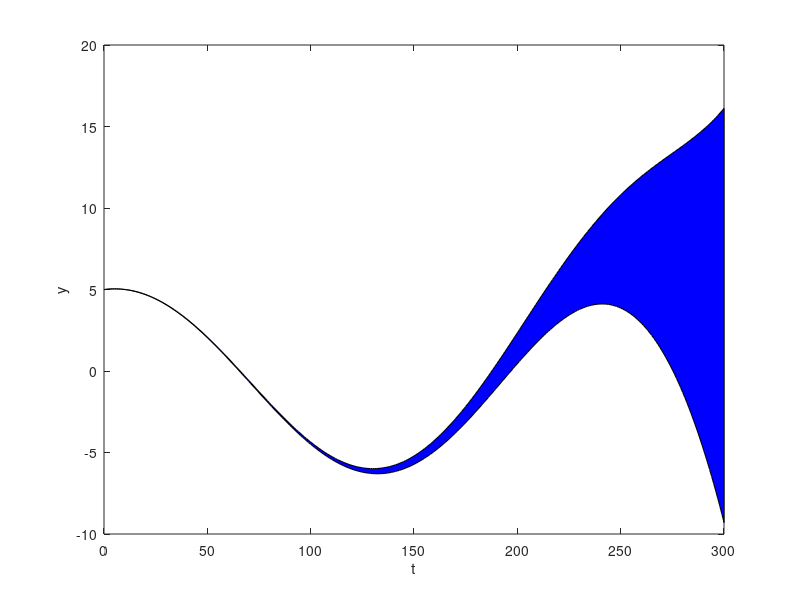

Recreate this plot in MATLAB.
figure(2)
t = [ 0 1 2 3 4 5 6 7 8 9 10 11 12 13 14 15 16 17 18 19 20 21 22 23 24 25 26 27 28 29 30 31 32 33 34 35 36 37 38 39 40 41 42 43 44 45 46 47 48 49 50 51 52 53 54 55 56 57 58 59 60 61 62 63 64 65 66 67 68 69 70 71 72 73 74 75 76 77 78 79 80 81 82 83 84 85 86 87 88 89 90 91 92 93 94 95 96 97 98 99 100 101 102 103 104 105 106 107 108 109 110 111 112 113 114 115 116 117 118 119 120 121 122 123 124 125 126 127 128 129 130 131 132 133 134 135 136 137 138 139 140 141 142 143 144 145 146 147 148 149 150 151 152 153 154 155 156 157 158 159 160 161 162 163 164 165 166 167 168 169 170 171 172 173 174 175 176 177 178 179 180 181 182 183 184 185 186 187 188 189 190 191 192 193 194 195 196 197 198 199 200 201 202 203 204 205 206 207 208 209 210 211 212 213 214 215 216 217 218 219 220 221 222 223 224 225 226 227 228 229 230 231 232 233 234 235 236 237 238 239 240 241 242 243 244 245 246 247 248 249 250 251 252 253 254 255 256 257 258 259 260 261 262 263 264 265 266 267 268 269 270 271 272 273 274 275 276 277 278 279 280 281 282 283 284 285 286 287 288 289 290 291 292 293 294 295 296 297 298 299 300  ];
varm = [ 4.99 5.00473 5.0163 5.02473 5.03 5.03212 5.03109 5.02688 5.01951 5.00896 4.99523 4.97833 4.95825 4.93499 4.90856 4.87897 4.84623 4.81034 4.77131 4.72917 4.68393 4.6356 4.58421 4.52978 4.47234 4.4119 4.3485 4.28217 4.21294 4.14084 4.06591 3.98819 3.90772 3.82453 3.73868 3.6502 3.55914 3.46556 3.3695 3.27101 3.17014 3.06696 2.96152 2.85387 2.74408 2.63221 2.51833 2.40248 2.28475 2.1652 2.04389 1.9209 1.7963 1.67016 1.54255 1.41355 1.28324 1.15168 1.01896 0.885157 0.75035 0.614619 0.478045 0.340711 0.202698 0.0640898 -0.0750293 -0.214575 -0.354462 -0.494606 -0.63492 -0.775319 -0.915716 -1.05602 -1.19616 -1.33603 -1.47555 -1.61463 -1.75319 -1.89114 -2.02839 -2.16485 -2.30045 -2.43509 -2.56868 -2.70115 -2.83241 -2.96237 -3.09095 -3.21806 -3.34363 -3.46757 -3.5898 -3.71025 -3.82883 -3.94546 -4.06007 -4.17258 -4.28292 -4.39101 -4.49678 -4.60016 -4.70109 -4.79948 -4.89528 -4.98842 -5.07883 -5.16645 -5.25123 -5.3331 -5.412 -5.48789 -5.5607 -5.63038 -5.69689 -5.76017 -5.82018 -5.87688 -5.93021 -5.98015 -6.02665 -6.06968 -6.10921 -6.14519 -6.17761 -6.20644 -6.23164 -6.2532 -6.2711 -6.28532 -6.29584 -6.30265 -6.30574 -6.3051 -6.30073 -6.29262 -6.28076 -6.26517 -6.24585 -6.2228 -6.19603 -6.16555 -6.13137 -6.09352 -6.05201 -6.00687 -5.95811 -5.90576 -5.84986 -5.79043 -5.72751 -5.66114 -5.59135 -5.51818 -5.44168 -5.3619 -5.27889 -5.19269 -5.10336 -5.01096 -4.91554 -4.81717 -4.7159 -4.61181 -4.50496 -4.39542 -4.28326 -4.16856 -4.0514 -3.93184 -3.80998 -3.6859 -3.55967 -3.4314 -3.30115 -3.16904 -3.03514 -2.89955 -2.76237 -2.6237 -2.48363 -2.34227 -2.19972 -2.05607 -1.91145 -1.76595 -1.61968 -1.47276 -1.32529 -1.17738 -1.02915 -0.880722 -0.732199 -0.583701 -0.435347 -0.287255 -0.139544 0.00766499 0.154251 0.300093 0.445068 0.589054 0.731926 0.873561 1.01384 1.15262 1.2898 1.42524 1.55882 1.6904 1.81988 1.94712 2.07199 2.19437 2.31413 2.43115 2.5453 2.65646 2.7645 2.8693 2.97073 3.06867 3.163 3.25359 3.34033 3.42309 3.50175 3.57618 3.64628 3.71193 3.77299 3.82937 3.88093 3.92758 3.96919 4.00564 4.03684 4.06266 4.08299 4.09774 4.10678 4.11002 4.10734 4.09864 4.08382 4.06277 4.0354 4.0016 3.96128 3.91433 3.86067 3.80018 3.73279 3.65839 3.5769 3.48821 3.39225 3.28892 3.17814 3.05981 2.93385 2.80018 2.6587 2.50935 2.35202 2.18665 2.01314 1.83143 1.64142 1.44304 1.23621 1.02084 0.796871 0.564209 0.322781 0.0725073 -0.18669 -0.45489 -0.732171 -1.01861 -1.31429 -1.61929 -1.9337 -2.25758 -2.59103 -2.93412 -3.28695 -3.64959 -4.02214 -4.40468 -4.7973 -5.2001 -5.61317 -6.0366 -6.4705 -6.91496 -7.37009 -7.836 -8.31278 -8.80057 -9.29946  ];
varp = [ 5 5.015 5.02686 5.03559 5.04117 5.04362 5.04291 5.03904 5.03201 5.02181 5.00845 4.99192 4.97222 4.94935 4.92332 4.89414 4.86182 4.82636 4.78778 4.74609 4.70131 4.65346 4.60256 4.54863 4.4917 4.43179 4.36893 4.30315 4.23449 4.16297 4.08864 4.01153 3.93169 3.84914 3.76395 3.67615 3.58579 3.49292 3.39759 3.29985 3.19975 3.09736 2.99273 2.88592 2.77698 2.66599 2.553 2.43808 2.32129 2.20271 2.0824 1.96043 1.83688 1.71181 1.58531 1.45744 1.32829 1.19792 1.06642 0.933877 0.800358 0.665949 0.530732 0.394789 0.258204 0.121062 -0.0165529 -0.154555 -0.292859 -0.431377 -0.570024 -0.708711 -0.847351 -0.985856 -1.12414 -1.26211 -1.39968 -1.53677 -1.67327 -1.80912 -1.94421 -2.07846 -2.21178 -2.34408 -2.47528 -2.60529 -2.73402 -2.86139 -2.98731 -3.1117 -3.23447 -3.35554 -3.47482 -3.59224 -3.70771 -3.82116 -3.9325 -4.04165 -4.14855 -4.2531 -4.35525 -4.45491 -4.55201 -4.64648 -4.73826 -4.82726 -4.91344 -4.99671 -5.07703 -5.15432 -5.22852 -5.29958 -5.36744 -5.43204 -5.49333 -5.55126 -5.60578 -5.65683 -5.70438 -5.74839 -5.78879 -5.82557 -5.85868 -5.88808 -5.91373 -5.93562 -5.9537 -5.96796 -5.97836 -5.98488 -5.9875 -5.9862 -5.98098 -5.9718 -5.95866 -5.94156 -5.92048 -5.89542 -5.86637 -5.83334 -5.79633 -5.75535 -5.71039 -5.66147 -5.6086 -5.5518 -5.49108 -5.42646 -5.35795 -5.28559 -5.2094 -5.12941 -5.04564 -4.95813 -4.86691 -4.77202 -4.67349 -4.57138 -4.46572 -4.35655 -4.24393 -4.1279 -4.00851 -3.88582 -3.75988 -3.63075 -3.49849 -3.36316 -3.22482 -3.08354 -2.93938 -2.7924 -2.64269 -2.4903 -2.33532 -2.17781 -2.01785 -1.85551 -1.69088 -1.52404 -1.35506 -1.18402 -1.01101 -0.836116 -0.659414 -0.480993 -0.300939 -0.119338 0.0637207 0.24815 0.433861 0.620764 0.80877 0.997789 1.18773 1.3785 1.57002 1.76218 1.95491 2.1481 2.34167 2.53553 2.72959 2.92376 3.11795 3.31207 3.50604 3.69976 3.89315 4.08613 4.27861 4.47051 4.66174 4.85223 5.04189 5.23064 5.41842 5.60514 5.79072 5.97511 6.15822 6.33999 6.52035 6.69923 6.87658 7.05234 7.22644 7.39883 7.56946 7.73827 7.90522 8.07026 8.23335 8.39445 8.55352 8.71053 8.86545 9.01824 9.16889 9.31737 9.46367 9.60777 9.74965 9.88932 10.0268 10.162 10.295 10.4258 10.5544 10.6808 10.805 10.9271 11.0471 11.165 11.2809 11.3948 11.5067 11.6167 11.7249 11.8313 11.9359 12.0389 12.1403 12.2403 12.3388 12.4359 12.5319 12.6267 12.7205 12.8134 12.9055 12.9969 13.0878 13.1782 13.2684 13.3584 13.4485 13.5387 13.6293 13.7204 13.8122 13.9048 13.9985 14.0934 14.1898 14.2879 14.3877 14.4897 14.594 14.7008 14.8104 14.923 15.0389 15.1583 15.2816 15.4089 15.5406 15.6769 15.8182 15.9647 16.1168  ];
T = [t,fliplr(t)];
X = [varm,fliplr(varp)];
fill(T,X,'b');
xlabel('t');
ylabel('y');
